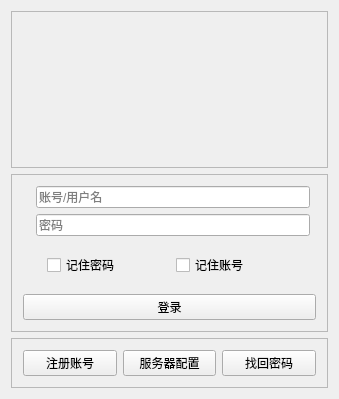
<?xml version="1.0" encoding="UTF-8"?>
<ui version="4.0">
 <class>Login</class>
 <widget class="QWidget" name="Login">
  <property name="geometry">
   <rect>
    <x>0</x>
    <y>0</y>
    <width>339</width>
    <height>399</height>
   </rect>
  </property>
  <property name="windowTitle">
   <string>Login</string>
  </property>
  <layout class="QVBoxLayout" name="verticalLayout">
   <item>
    <widget class="QFrame" name="frame_3">
     <property name="frameShape">
      <enum>QFrame::StyledPanel</enum>
     </property>
     <property name="frameShadow">
      <enum>QFrame::Raised</enum>
     </property>
     <layout class="QVBoxLayout" name="verticalLayout_2">
      <item>
       <widget class="QLabel" name="label_4">
        <property name="sizePolicy">
         <sizepolicy hsizetype="Preferred" vsizetype="Fixed">
          <horstretch>0</horstretch>
          <verstretch>0</verstretch>
         </sizepolicy>
        </property>
        <property name="text">
         <string/>
        </property>
        <property name="pixmap">
         <pixmap resource="img.qrc">:/resource/ed.png</pixmap>
        </property>
        <property name="alignment">
         <set>Qt::AlignCenter</set>
        </property>
       </widget>
      </item>
     </layout>
    </widget>
   </item>
   <item>
    <widget class="QFrame" name="frame">
     <property name="frameShape">
      <enum>QFrame::StyledPanel</enum>
     </property>
     <property name="frameShadow">
      <enum>QFrame::Raised</enum>
     </property>
     <layout class="QGridLayout" name="gridLayout">
      <item row="1" column="1">
       <widget class="QLineEdit" name="input_password">
        <property name="sizePolicy">
         <sizepolicy hsizetype="Expanding" vsizetype="Fixed">
          <horstretch>0</horstretch>
          <verstretch>0</verstretch>
         </sizepolicy>
        </property>
        <property name="echoMode">
         <enum>QLineEdit::Password</enum>
        </property>
        <property name="placeholderText">
         <string>密码</string>
        </property>
       </widget>
      </item>
      <item row="1" column="0">
       <widget class="QLabel" name="label_2">
        <property name="sizePolicy">
         <sizepolicy hsizetype="Fixed" vsizetype="Fixed">
          <horstretch>0</horstretch>
          <verstretch>0</verstretch>
         </sizepolicy>
        </property>
        <property name="text">
         <string/>
        </property>
        <property name="pixmap">
         <pixmap resource="img.qrc">:/resource/password.png</pixmap>
        </property>
       </widget>
      </item>
      <item row="0" column="1">
       <widget class="QLineEdit" name="input_user">
        <property name="sizePolicy">
         <sizepolicy hsizetype="Expanding" vsizetype="Fixed">
          <horstretch>0</horstretch>
          <verstretch>0</verstretch>
         </sizepolicy>
        </property>
        <property name="inputMask">
         <string/>
        </property>
        <property name="text">
         <string/>
        </property>
        <property name="placeholderText">
         <string>账号/用户名</string>
        </property>
       </widget>
      </item>
      <item row="3" column="0" colspan="3">
       <widget class="QPushButton" name="button_login">
        <property name="sizePolicy">
         <sizepolicy hsizetype="Preferred" vsizetype="Fixed">
          <horstretch>0</horstretch>
          <verstretch>0</verstretch>
         </sizepolicy>
        </property>
        <property name="text">
         <string>登录</string>
        </property>
        <property name="icon">
         <iconset resource="img.qrc">
          <normaloff>:/resource/login.png</normaloff>:/resource/login.png</iconset>
        </property>
       </widget>
      </item>
      <item row="0" column="0">
       <widget class="QLabel" name="label">
        <property name="sizePolicy">
         <sizepolicy hsizetype="Fixed" vsizetype="Fixed">
          <horstretch>0</horstretch>
          <verstretch>0</verstretch>
         </sizepolicy>
        </property>
        <property name="text">
         <string/>
        </property>
        <property name="pixmap">
         <pixmap resource="img.qrc">:/resource/user.png</pixmap>
        </property>
        <property name="alignment">
         <set>Qt::AlignCenter</set>
        </property>
       </widget>
      </item>
      <item row="2" column="1">
       <widget class="QWidget" name="widget" native="true">
        <layout class="QHBoxLayout" name="horizontalLayout_2">
         <item>
          <widget class="QCheckBox" name="checkBox_remberpwd">
           <property name="text">
            <string>记住密码</string>
           </property>
          </widget>
         </item>
         <item>
          <widget class="QCheckBox" name="checkBox">
           <property name="text">
            <string>记住账号</string>
           </property>
          </widget>
         </item>
        </layout>
       </widget>
      </item>
     </layout>
    </widget>
   </item>
   <item>
    <widget class="QFrame" name="frame_2">
     <property name="sizePolicy">
      <sizepolicy hsizetype="Preferred" vsizetype="Fixed">
       <horstretch>0</horstretch>
       <verstretch>0</verstretch>
      </sizepolicy>
     </property>
     <property name="frameShape">
      <enum>QFrame::StyledPanel</enum>
     </property>
     <property name="frameShadow">
      <enum>QFrame::Raised</enum>
     </property>
     <layout class="QHBoxLayout" name="horizontalLayout">
      <item>
       <widget class="QPushButton" name="button_regsiter">
        <property name="text">
         <string>注册账号</string>
        </property>
       </widget>
      </item>
      <item>
       <widget class="QPushButton" name="button_set">
        <property name="text">
         <string>服务器配置</string>
        </property>
       </widget>
      </item>
      <item>
       <widget class="QPushButton" name="button_find">
        <property name="text">
         <string>找回密码</string>
        </property>
       </widget>
      </item>
     </layout>
    </widget>
   </item>
  </layout>
  <zorder>frame</zorder>
  <zorder>frame_2</zorder>
  <zorder>frame_3</zorder>
  <zorder>label_4</zorder>
  <zorder>input_user</zorder>
  <zorder>label</zorder>
  <zorder>label_2</zorder>
  <zorder>input_password</zorder>
  <zorder>checkBox_remberpwd</zorder>
  <zorder>button_login</zorder>
  <zorder>button_regsiter</zorder>
  <zorder>button_set</zorder>
  <zorder>button_find</zorder>
 </widget>
 <layoutdefault spacing="6" margin="11"/>
 <resources>
  <include location="img.qrc"/>
 </resources>
 <connections/>
</ui>
